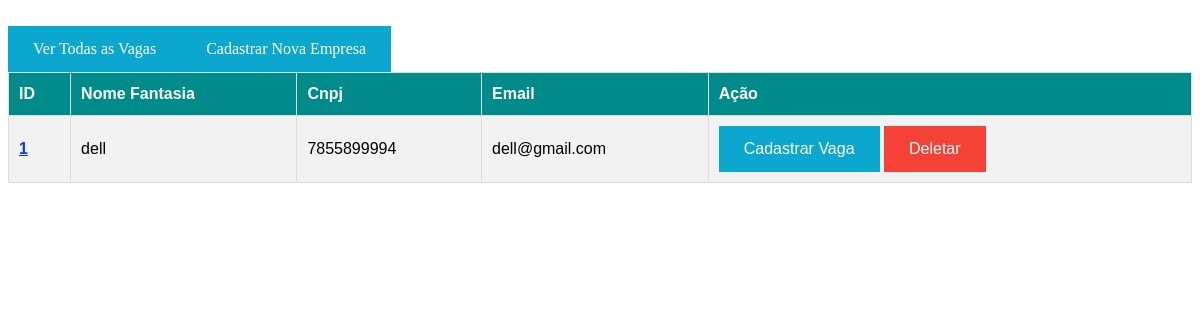
/listEmpresa/, run on the app's committed database.
### core/models.py (models this page shows, shortened)
class Empresa(models.Model):
    nome_fantasia = models.CharField('nome_empresa', null=False, max_length=50)
    cnpj = models.CharField('cnpj', null=False, max_length=14)
    email = models.EmailField('email', null=False)

### core/views.py (the view)
# urls.py: path('listEmpresa/',EmpresaList.as_view(), name= 'empresa_list'),
class EmpresaList(ListView):
    model = Empresa
    queryset = Empresa.objects.all()

### core/templates/core/empresa_list.html (shortened to what this page needs)
<!DOCTYPE html>
<html lang="en">
<head>
</head>
<body>
    <table id="customers">
        <tr>
        <th>ID</th>
        <th>Nome Fantasia</th>
        <th>Cnpj</th>
        <th>Email</th>
        <th>Ação</th>
        </tr>
    {% for empresa in object_list %}
        <tr>
            <td>
                <b><a class="two" href="{% url 'empresa_update' empresa.id %}" target="_blank">{{empresa.id}}</a></b>
            </td>
        <td>{{empresa.nome_fantasia}} </td>
        <td> {{empresa.cnpj}} </td>
        <td> {{empresa.email}}</td>
        <td>
            <a class="four" href="/createVaga/"  target="_blank">Cadastrar Vaga</a>
            <a class="one" href="{% url 'empresa_delete' empresa.id %}" target="_blank">Deletar</a>
        </td>
        </tr><br>
    {% endfor %}
    <a class="three" href="/listVaga/" target="_blank">Ver Todas as Vagas</a>
    <a class="three" href="/createEmpresa/" target="_blank">Cadastrar Nova Empresa</a>
</body>
</html>

### core/templates/core/empresa_list.html (style rules this page uses)
#customers { font-family: Arial, Helvetica, sans-serif; border-collapse: collapse; width: 100%; }
#customers td, #customers th { border: 1px solid #ddd; padding: 10px; }
a.three:link, a:visited { background-color: #0ca7ce; color: white; padding: 14px 25px; text-align: center; text-decoration: none; display: inline-block; }
a.four:link, a:visited { background-color: #0ca7ce; color: white; padding: 14px 25px; text-align: center; text-decoration: none; display: inline-block; }
#customers tr:nth-child(even) { background-color: #f2f2f2; }
#customers th { padding-top: 12px; padding-bottom: 12px; text-align: left; background-color: #008b8b; color: white; }
a.one:link, a.one:visited { background-color: #f44336; color: white; padding: 14px 25px; text-align: center; text-decoration: none; display: inline-block; }
a.two:link { color:#003cff; }

### data on the page
Empresa: id "1", nome_fantasia "dell", cnpj "7855899994", email "dell@gmail.com"
